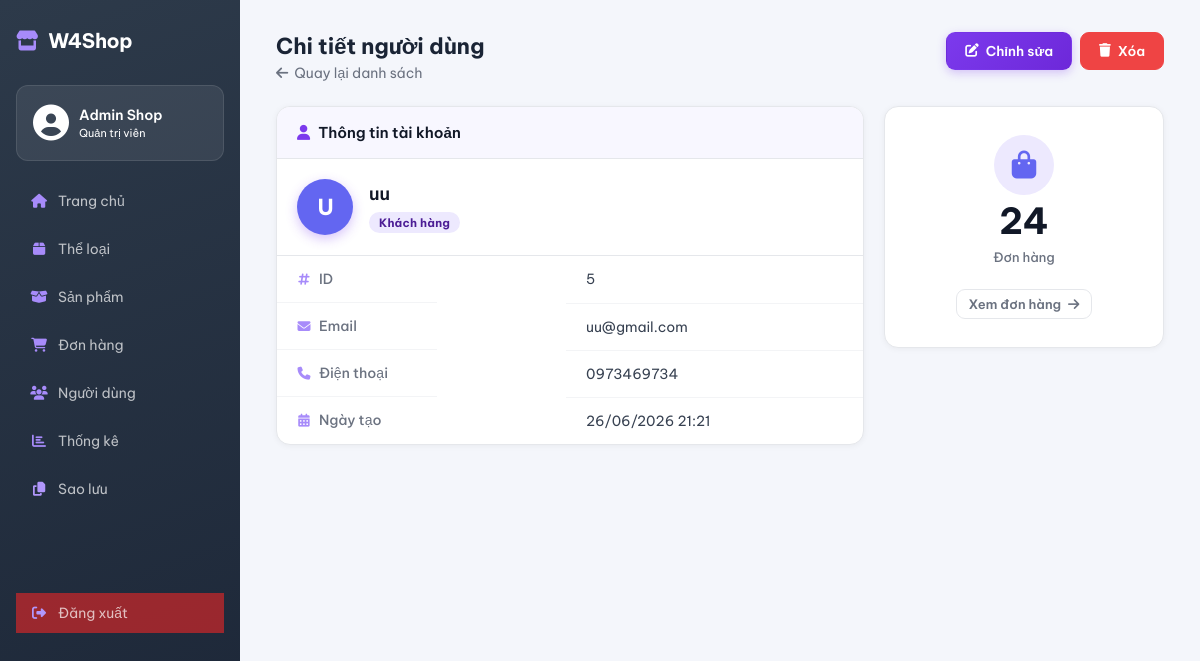
Screenshot of /admin/users/detail?id=5 (signed in) with the database file from the repository.
### tables this page shows
CREATE TABLE `users` (
  `user_id` int(11) NOT NULL,
  `full_name` varchar(100) NOT NULL,
  `email` varchar(150) NOT NULL,
  `password_hash` varchar(255) NOT NULL,
  `phone` varchar(20) DEFAULT NULL,
  `role` enum('customer','admin') NOT NULL DEFAULT 'customer',
  `created_at` datetime NOT NULL DEFAULT current_timestamp()
);

### core/Controller.php (called while the page is built, shortened)
<?php
class Controller {
    protected function render($view, $data = []) {
        extract($data);
        $viewPath = __DIR__ . '/../app/views/' . $view . '.php';
        require $viewPath;
    }
}
?>

### app/controllers/AdminUserController.php (called while the page is built, shortened)
<?php
require_once __DIR__ . '/../../core/Controller.php';
require_once __DIR__ . '/../models/UserModelAdmin.php';
class AdminUserController extends Controller
{
    private UserModelAdmin $userModel;
    public function __construct()
    {
        $this->userModel = new UserModelAdmin();
    }
    public function detail(): void
    {
        $id   = (int)($_GET['id'] ?? 0);
        $user = $this->userModel->findById($id);
        $orderCount = $this->userModel->countOrders($id);
        $this->render('admin/UserDetail', [
            'user'       => $user,
            'orderCount' => $orderCount,
        ]);
    }
}

### index.php (called while the page is built, shortened)
<?php
require_once __DIR__ . '/core/Router.php';
$router = new Router();
$router->get('/', 'HomeController', 'index');
$router->get('/products',          'ProductController', 'index');
$router->get('/products/search',   'ProductController', 'search');
$router->get('/products/{id}',     'ProductController', 'detail');
$router->get('/login',    'AuthController', 'loginPage');
$router->post('/login',   'AuthController', 'loginPage');
$router->get('/register', 'AuthController', 'registerPage');
$router->post('/register','AuthController', 'registerPage');
$router->get('/logout',   'AuthController', 'logout');
$router->get('/profile',          'ProfileController', 'index');
$router->get('/profile/edit',           'ProfileController', 'edit');
$router->post('/profile/update',        'ProfileController', 'update');
$router->get('/profile/addAddress',         'ProfileController', 'addAddress');
$router->post('/profile/store-address',      'ProfileController', 'storeAddress');
$router->get('/profile/editAddress/{id}',   'ProfileController', 'editAddress');
$router->post('/profile/update-address',     'ProfileController', 'updateAddress');
$router->post('/profile/delete-address',     'ProfileController', 'deleteAddress');
$router->post('/profile/set-default-address','ProfileController', 'setDefaultAddress');
$router->get('/orders/guest-checkout', 'OrderController', 'guestCheckout');
$router->post('/orders/guest-place',   'OrderController', 'guestPlace');
$router->post('/products/buy-now',     'ProductController', 'buyNow');
$router->get('/orders/buynow-preview',  'OrderController',   'buyNowPreview');
$router->post('/orders/buynow-place',   'OrderController',   'buyNowPlace');
$router->get('/cart',          'CartController', 'index');
$router->post('/cart/update',  'CartController', 'update');
$router->post('/cart/delete',  'CartController', 'delete');
$router->post('/cart/add',     'CartController', 'add');
$router->get('/cart/checkInfo', 'CartController', 'checkInfo');
$router->post('/cart/saveAddress', 'CartController', 'saveAddress');
$router->post('/cart/placeOrder', 'CartController', 'placeOrder');
$router->get('/orders/preview',  'CartController', 'preview');
$router->get('/checkout',       'OrderController', 'checkout');
$router->post('/place-order',   'OrderController', 'placeOrder');
$router->get('/orders',         'OrderController', 'history');
$router->get('/orders/pay/{id}',        'OrderController', 'pay');
$router->post('/orders/confirmPayment', 'OrderController', 'confirmPayment');
$router->get('/orders/{id}',    'OrderController', 'detail');
$router->post('/orders/updatePaymentStatus', 'OrderController', 'updatePaymentStatus');
$router->get('/admin',              'AdminController', 'home');
$router->get('/admin/orders',       'AdminController', 'orders');
$router->get('/admin/order-detail', 'AdminController', 'orderDetail');
$router->post('/admin/save-homepage',       'AdminController', 'saveHomepage');
$router->post('/admin/update-order-status', 'AdminController', 'updateOrderStatus');
$router->get('/admin/categories',         'AdminCategoryController', 'index');
$router->get('/admin/categories/create',  'AdminCategoryController', 'create');
$router->get('/admin/categories/edit',    'AdminCategoryController', 'edit');
$router->post('/admin/categories/store',  'AdminCategoryController', 'store');
$router->post('/admin/categories/update', 'AdminCategoryController', 'update');
$router->post('/admin/categories/delete', 'AdminCategoryController', 'delete');
$router->get('/admin/products',                      'AdminProductController', 'index');
$router->get('/admin/products/getProduct',           'AdminProductController', 'getProduct');
$router->get('/admin/products/getAttributes',        'AdminProductController', 'getAttributes');
$router->post('/admin/products/store',               'AdminProductController', 'store');
$router->post('/admin/products/update',              'AdminProductController', 'update');
$router->post('/admin/products/delete',              'AdminProductController', 'delete');
$router->post('/admin/products/deleteVariant',       'AdminProductController', 'deleteVariant');
$router->post('/admin/products/createAttribute',     'AdminProductController', 'createAttribute');
$router->post('/admin/products/createAttributeValue','AdminProductController', 'createAttributeValue');
$router->post('/admin/products/deleteAttribute',     'AdminProductController', 'deleteAttribute');
$router->post('/admin/products/deleteAttributeValue','AdminProductController', 'deleteAttributeValue');
$router->get('/admin/users',                'AdminUserController', 'index');
$router->get('/admin/users/create',         'AdminUserController', 'create');
$router->get('/admin/users/edit',           'AdminUserController', 'edit');
$router->get('/admin/users/detail',         'AdminUserController', 'detail');
$router->post('/admin/users/store',         'AdminUserController', 'store');
$router->post('/admin/users/update',        'AdminUserController', 'update');
$router->post('/admin/users/delete',        'AdminUserController', 'delete');
$router->post('/admin/users/toggle-status', 'AdminUserController', 'toggleStatus');
$router->get('/admin/backup',          'AdminController', 'backup');
$router->post('/admin/backup/download','AdminController', 'downloadBackup');
$router->dispatch();
?>

### config/database.php (called while the page is built, shortened)
<?php
if (!class_exists('Database')) {
class Database {
    private static $conn = null;
    public static function getConnection() {
        if (self::$conn === null) {
            self::$conn = new mysqli(self::DB_HOST, self::DB_USER, self::DB_PASS, self::DB_NAME, self::DB_PORT);
            self::$conn->set_charset("utf8mb4");
        }
        return self::$conn;
    }
}
}
if (!function_exists('getDB')) {
function getDB() {
    return Database::getConnection();
}
}
?>

### app/models/UserModelAdmin.php (called while the page is built, shortened)
<?php
require_once __DIR__ . '/../../core/Model.php';
class UserModelAdmin extends Model
{
    protected string $table = 'users';
    public function findById(int $id): array|false
    {
        $sql = "SELECT user_id, full_name, email, phone, role, created_at
                FROM {$this->table}
                WHERE user_id = :id
                LIMIT 1";
        return $this->queryOne($sql, [':id' => $id]);
    }
    public function countOrders(int $userId): int
    {
        $sql = "SELECT COUNT(*) AS cnt FROM orders WHERE user_id = :uid";
        $row = $this->queryOne($sql, [':uid' => $userId]);
        return (int)($row['cnt'] ?? 0);
    }
}

### core/Model.php (called while the page is built, shortened)
<?php
require_once __DIR__ . '/../config/database.php';
class Model {
    protected $conn;
    public function __construct() {
        $this->conn = getDB();
    }
    private function compileNamedParams(string $sql, array $params): array
    {
        $values = [];
        $compiled = preg_replace_callback('/:([a-zA-Z_][a-zA-Z0-9_]*)/', function ($m) use ($params, &$values) {
            $key = ':' . $m[1];
            if (!array_key_exists($key, $params)) {
                die("Thiếu tham số {$key} khi build query");
            }
            $values[] = $params[$key];
            return '?';
        }, $sql);
        return [$compiled, $values];
    }
    private function prepareExecute(string $sql, array $params = []) {
        [$compiledSql, $values] = $this->compileNamedParams($sql, $params);
        $stmt = mysqli_prepare($this->conn, $compiledSql);
        if (!empty($values)) {
            $types = '';
            $refs  = [];
            foreach ($values as $i => $v) {
                if (is_int($v)) {
                    $types .= 'i';
                } elseif (is_float($v)) {
                    $types .= 'd';
                } else {
                    $types .= 's';
                }
                $refs[] = &$values[$i];
            }
            array_unshift($refs, $types);
            call_user_func_array([$stmt, 'bind_param'], $refs);
        }
        if (!mysqli_stmt_execute($stmt)) {
            die("Execute lỗi: " . mysqli_stmt_error($stmt) . " | SQL: " . $compiledSql);
        }
        return $stmt;
    }
    protected function queryAll(string $sql, array $params = []): array
    {
        $stmt   = $this->prepareExecute($sql, $params);
        $result = mysqli_stmt_get_result($stmt);
        $rows = [];
        if ($result) {
            while ($row = mysqli_fetch_assoc($result)) {
                $rows[] = $row;
            }
        }
        return $rows;
    }
    protected function queryOne(string $sql, array $params = []): array|false
    {
        $rows = $this->queryAll($sql, $params);
        return $rows[0] ?? false;
    }
}
?>

### app/views/admin/UserDetail.php (the view, shortened to what this page needs)
<?php include __DIR__ . '/../layouts/admin_sidebar.php'; ?>
<link rel="stylesheet" href="/WEB_GR4/public/assets/css/admin/UserDetail.css">
<div class="admin-content">
  <div class="page-header">
    <div>
      <h1 class="page-title">Chi tiết người dùng</h1>
      <p class="page-sub">
        <a href="/WEB_GR4/admin/users" class="back-link"><i class="fas fa-arrow-left"></i> Quay lại danh sách</a>
      </p>
    </div>
    <div style="display:flex;gap:8px">
      <a href="/WEB_GR4/admin/users/edit?id=<?= $user['user_id'] ?>" class="btn btn-primary">
        <i class="fas fa-edit"></i> Chỉnh sửa
      </a>
      <?php if ($user['user_id'] !== (int)$_SESSION['user_id']): ?>
        <button class="btn btn-danger delete-btn"
          data-id="<?= $user['user_id'] ?>"
          data-name="<?= htmlspecialchars($user['full_name']) ?>">
          <i class="fas fa-trash"></i> Xóa
        </button>
      <?php endif; ?>
    </div>
  </div>
  <div class="detail-grid">
    <div class="table-card detail-card">
      <div class="detail-card-header">
        <i class="fas fa-user"></i> Thông tin tài khoản
      </div>
      <div class="detail-avatar">
        <div class="avatar-circle">
          <?= mb_strtoupper(mb_substr($user['full_name'], 0, 1)) ?>
        </div>
        <div>
          <div class="detail-name"><?= htmlspecialchars($user['full_name']) ?></div>
          <span class="badge badge-<?= $user['role'] === 'admin' ? 'warning' : 'info' ?>">
            <?= $user['role'] === 'admin' ? 'Admin' : 'Khách hàng' ?>
          </span>
        </div>
      </div>
      <table class="info-table">
        <tr>
          <td class="info-label"><i class="fas fa-hashtag"></i> ID</td>
          <td><?= $user['user_id'] ?></td>
        </tr>
        <tr>
          <td class="info-label"><i class="fas fa-envelope"></i> Email</td>
          <td><?= htmlspecialchars($user['email']) ?></td>
        </tr>
        <tr>
          <td class="info-label"><i class="fas fa-phone"></i> Điện thoại</td>
          <td><?= htmlspecialchars($user['phone'] ?? '—') ?></td>
        </tr>
        <tr>
          <td class="info-label"><i class="fas fa-calendar-alt"></i> Ngày tạo</td>
          <td><?= date('d/m/Y H:i', strtotime($user['created_at'])) ?></td>
        </tr>
      </table>
    </div>
    <div class="detail-card">
      <div class="table-card stat-card">
        <div class="stat-icon"><i class="fas fa-shopping-bag"></i></div>
        <div class="stat-value"><?= $orderCount ?></div>
        <div class="stat-label">Đơn hàng</div>
        <?php if ($orderCount > 0): ?>
          <a href="/WEB_GR4/admin/orders?user_id=<?= $user['user_id'] ?>" class="btn btn-ghost btn-sm" style="margin-top:10px">
            Xem đơn hàng <i class="fas fa-arrow-right"></i>
          </a>
        <?php endif; ?>
      </div>
    </div>
  </div>
</div>

### core/Router.php (shortened to what this page needs)
<?php
class Router {
    private $routes = [];
    public function get($path, $controller, $method) {
        $this->routes[] = ['path' => $path, 'controller' => $controller, 'method' => $method, 'httpMethod' => 'GET'];
    }
    public function post($path, $controller, $method) {
        $this->routes[] = ['path' => $path, 'controller' => $controller, 'method' => $method, 'httpMethod' => 'POST'];
    }
    public function dispatch() {
        $url = parse_url($_SERVER['REQUEST_URI'], PHP_URL_PATH);
        $base = '/WEB_GR4';
        if (strpos($url, $base) === 0) {
            $url = substr($url, strlen($base));
        }
        $httpMethod = $_SERVER['REQUEST_METHOD'];
        foreach ($this->routes as $route) {
            if ($route['httpMethod'] === $httpMethod && $this->match($route['path'], $url, $params)) {
                $ctrl = new $route['controller']();
                call_user_func_array([$ctrl, $route['method']], $params);
                return;
            }
        }
    }
    private function match($routePath, $url, &$params) {
        $pattern = preg_replace('/\{(\w+)\}/', '([^/]+)', $routePath);
        $pattern = '#^' . $pattern . '$#';
        if (preg_match($pattern, $url, $matches)) {
            return true;
        }
        return false;
    }
}
?>

### app/views/layouts/admin_sidebar.php (shortened to what this page needs)
<!DOCTYPE html>
<html lang="vi">
<head>
    <link rel="stylesheet" href="/WEB_GR4/public/assets/css/admin/style_admin.css">
    <link rel="stylesheet" href="https://cdnjs.cloudflare.com/ajax/libs/font-awesome/6.5.2/css/all.min.css">
</head>
<body>
<div class="admin-layout">
<aside class="admin-sidebar">
        <div class="admin-logo"><i class="fas fa-store"></i> W4Shop</div>
        <div class="admin-user-info">
            <div class="admin-avatar">
                <i class="fa-solid fa-circle-user"></i>
            </div>
            <div class="admin-user-text">
                <span class="admin-user-name">
                    <?php echo isset($_SESSION['full_name']) ? htmlspecialchars($_SESSION['full_name']) : 'Admin'; ?>
                </span>
                <span class="admin-user-role">Quản trị viên</span>
            </div>
        </div>
        <ul class="admin-menu">
            <li><a href="/WEB_GR4/admin" ><i class="fas fa-home"></i> Trang chủ</a></li>
            <li><a href="/WEB_GR4/admin/categories"><i class="fas fa-box"></i> Thể loại</a></li>
            <li><a href="/WEB_GR4/admin/products"><i class="fas fa-box-open"></i> Sản phẩm</a></li>
            <li><a href="/WEB_GR4/admin/orders"><i class="fas fa-shopping-cart"></i> Đơn hàng</a></li>
            <li><a href="/WEB_GR4/admin/users"><i class="fas fa-users"></i> Người dùng</a></li>
            <li><a href="#"><i class="fas fa-chart-bar"></i> Thống kê</a></li>
            <li><a href="/WEB_GR4/admin/backup"><i class="fa-solid fa-copy" style="color: rgb(177,151,252);"></i> Sao lưu</a></li>
            <li><a href="/WEB_GR4/logout" class="logout-link"><i class="fa-solid fa-sign-out-alt" style="color: rgb(177, 151, 252);"></i> Đăng xuất</a></li>
        </ul>
    </aside>

### rows the page displays
users: full_name "U", full_name "uu", role "Khách hàng", user_id "5", email "uu@gmail.com", phone "0973469734", created_at "26/06/2026 21:21", orderCount "24"
